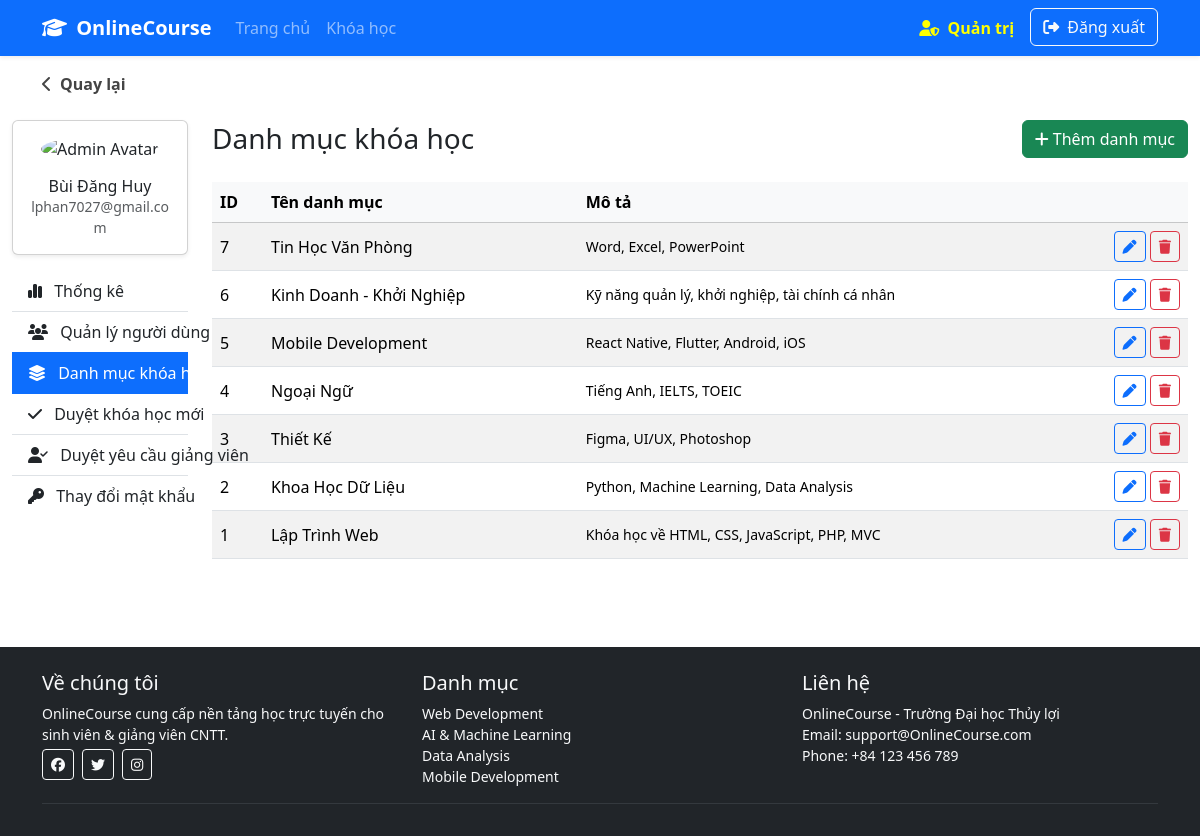
Screenshot of /index.php?controller=admin&action=categories (signed in) with the database file from the repository.
### tables this page shows
CREATE TABLE `categories` (
  `id` int(11) NOT NULL,
  `name` varchar(255) NOT NULL,
  `description` text DEFAULT NULL,
  `created_at` datetime DEFAULT current_timestamp()
);

### controllers/AdminController.php (called while the page is built, shortened)
<?php
require_once __DIR__ . '/../models/Category.php';
class AdminController extends BaseController {
    public function categories() {
        $catModel = new Category();
        $categories = $catModel->getAll();
        $this->render("admin/categories/list", [
            'categories' => $categories
        ]);
    }
}

### config/Database.php (called while the page is built, shortened)
<?php
class Database {
    private $host = "127.0.0.1";
    private $dbname = "onlinecourse";
    private $username = "root";
    private $password = "";
    public function connect() {
        $this->conn = null;
        try {
            $this->conn = new PDO(
                "mysql:host=".$this->host.";dbname=".$this->dbname.";charset=utf8mb4",
                $this->username,
                $this->password
            );
            $this->conn->setAttribute(PDO::ATTR_ERRMODE, PDO::ERRMODE_EXCEPTION);
        } catch(PDOException $e) {
            die("Kết nối thất bại: " . $e->getMessage());
        }
        return $this->conn;
    }
    public static function getConnection() {
        $db = new Database();
        return $db->connect();
    }
}

### models/Category.php (called while the page is built, shortened)
<?php
require_once __DIR__ . '/../config/Database.php';
class Category {
    private $pdo;
    public function __construct() {
        $this->pdo = Database::getConnection();
    }
    public function getAll() {
        $sql = "SELECT * FROM categories ORDER BY id DESC";
        return $this->pdo->query($sql)->fetchAll();
    }
}

### views/admin/categories/list.php (the view, shortened to what this page needs)
<div class="d-flex justify-content-between align-items-center mb-4">
    <h3 class="mb-0">Danh mục khóa học</h3>
    <a href="index.php?controller=admin&action=categoriesCreate" class="btn btn-success">
        <i class="fa-solid fa-plus me-1"></i>Thêm danh mục
    </a>
</div>
<div class="table-responsive">
    <table class="table table-striped align-middle">
        <thead class="table-light">
        <tr>
            <th>ID</th>
            <th>Tên danh mục</th>
            <th>Mô tả</th>
            <th></th>
        </tr>
        </thead>
        <tbody>
        <?php if (!empty($categories)): ?>
            <?php foreach ($categories as $cat): ?>
                <tr>
                    <td><?= $cat['id'] ?></td>
                    <td><?= htmlspecialchars($cat['name']) ?></td>
                    <td class="small"><?= htmlspecialchars($cat['description']) ?></td>
                    <td class="text-end">
                        <a href="index.php?controller=admin&action=categoriesEdit&id=<?= $cat['id'] ?>"
                           class="btn btn-sm btn-outline-primary">
                            <i class="fa-solid fa-pen"></i>
                        </a>
                        <button class="btn btn-sm btn-outline-danger"
                                onclick="deleteCategory(<?= $cat['id'] ?>)">
                            <i class="fa-solid fa-trash"></i>
                        </button>
                    </td>
                </tr>
            <?php endforeach; ?>
        <?php endif; ?>
        </tbody>
    </table>
</div>
</section></div></div>

### rows the page displays
categories: id "7", name "Tin Học Văn Phòng", description "Word, Excel, PowerPoint"
categories: id "6", name "Kinh Doanh - Khởi Nghiệp", description "Kỹ năng quản lý, khởi nghiệp, tài chính cá nhân"
categories: id "5", name "Mobile Development", description "React Native, Flutter, Android, iOS"
categories: id "4", name "Ngoại Ngữ", description "Tiếng Anh, IELTS, TOEIC"
categories: id "3", name "Thiết Kế", description "Figma, UI/UX, Photoshop"
categories: id "2", name "Khoa Học Dữ Liệu", description "Python, Machine Learning, Data Analysis"
categories: id "1", name "Lập Trình Web", description "Khóa học về HTML, CSS, JavaScript, PHP, MVC"

### other values shown
$currentAdmin['fullname'] "Bùi Đăng Huy"
$currentAdmin['email'] "lphan7027@gmail.com"
